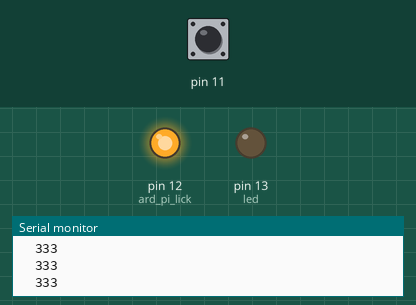
This sketch was run on a simulated Arduino Uno, built with avr-gcc and run on an emulated ATmega328P. On the bench: output pins drawn as LEDs (lit = HIGH), the last lines printed to the serial monitor. The test bench sets the inputs (shaded band); at power-on: pin 11 HIGH.

Above: at 3.7 s.
3.8 s: pin 11 pulled LOW for 0.15 s
At 3.9 s:
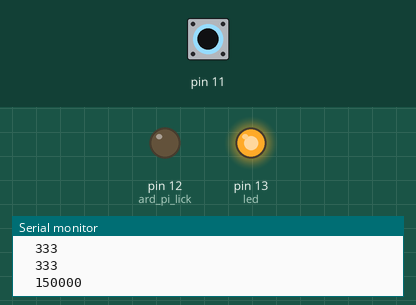
5.5 s: pin 11 pulled LOW for 3.2 s
At 9.7 s:
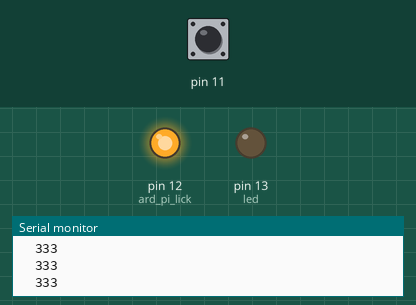
Timing chart, 0 to 11.2 s (numbered marks = the images above; inputs shaded):
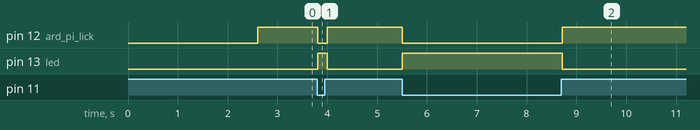

The sketch:

lick_sensor_BaselMaze.ino
```cpp
#include <CapacitiveSensor.h>
CapacitiveSensor   cs_10_11 = CapacitiveSensor(10,11);       // 10M resistor between pins 6 & 7, pin 7 is sensor pin
//Capacitive sensor
int cs_thresh;//look at serial monitor during testing to find a value
int var;
int cs1;
//outputs to Pi
const int ard_pi_lick = 12;//reports capacitive sensor to Pi
const int led = 13;//diagnostic led

void setup()
{
    cs_10_11.set_CS_AutocaL_Millis(0xFFFFFFFF);     // turn off autocalibrate on channel 1 - just as an example
    Serial.begin(9600);//setup serial
    pinMode(ard_pi_lick, OUTPUT);
    pinMode(led, OUTPUT);
    //collect lick sensor bsl
    delay(1000);
    var = 0;
    cs_thresh=0;
    while (var < 5)
    {
      cs_thresh =  cs_thresh+cs_10_11.capacitiveSensor(1000);
      var++;
    }
    cs_thresh=(cs_thresh/5)+100;
    delay(1000);
    Serial.print("cs_threshold   ");  //show value for trouble shooting if serial monitor is on
    Serial.println(cs_thresh);
}

void loop()
{
    long cs1 = cs_10_11.capacitiveSensor(1000);
    var = 0;
    Serial.print("\t");                    // tab character for debug windown spacing
    Serial.println(cs1);

    if (cs1<cs_thresh) //capacitive sensor
    {
        digitalWrite(ard_pi_lick, HIGH);
        digitalWrite(led, LOW);
    }
    else
    {
        digitalWrite(ard_pi_lick, LOW); //on this old arduino low level is -5v and high is 0, so wired ground and pin reverse and coded high/low reverse.
        digitalWrite(led, HIGH);
    }


}
```

Measured:
- after the input at 3.8 s, pin 12 (ard_pi_lick): HIGH → LOW at once, → HIGH 0.20 s later; pin 13 (led): LOW → HIGH at once, → LOW 0.20 s later
- after the input at 5.5 s, pin 12 (ard_pi_lick): HIGH → LOW at once, → HIGH 3.2 s later; pin 13 (led): LOW → HIGH at once, → LOW 3.2 s later
